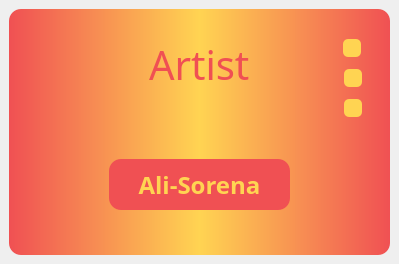
<?xml version="1.0" encoding="UTF-8"?>
<ui version="4.0">
 <class>MainWindow</class>
 <widget class="QMainWindow" name="MainWindow">
  <property name="geometry">
   <rect>
    <x>0</x>
    <y>0</y>
    <width>399</width>
    <height>264</height>
   </rect>
  </property>
  <property name="windowTitle">
   <string>MainWindow</string>
  </property>
  <widget class="QWidget" name="centralwidget">
   <layout class="QHBoxLayout" name="horizontalLayout">
    <item>
     <widget class="QFrame" name="frame">
      <property name="cursor">
       <cursorShape>PointingHandCursor</cursorShape>
      </property>
      <property name="styleSheet">
       <string notr="true">background-color: qlineargradient(spread:pad, x1:0, y1:0, x2:1, y2:0, stop:0 #f05053,stop:0.5 #ffd452, stop:1 #f05053);

border-radius:12px;</string>
      </property>
      <property name="frameShape">
       <enum>QFrame::StyledPanel</enum>
      </property>
      <property name="frameShadow">
       <enum>QFrame::Raised</enum>
      </property>
      <widget class="QPushButton" name="pushButton_sorena">
       <property name="geometry">
        <rect>
         <x>100</x>
         <y>150</y>
         <width>181</width>
         <height>51</height>
        </rect>
       </property>
       <property name="font">
        <font>
         <family>Dosis</family>
         <pointsize>18</pointsize>
         <weight>75</weight>
         <bold>true</bold>
        </font>
       </property>
       <property name="cursor">
        <cursorShape>PointingHandCursor</cursorShape>
       </property>
       <property name="styleSheet">
        <string notr="true">QPushButton{
  background-color :#f05053;
  color:#ffd452;
}
QPushButton:hover{
  background-color :#ffd452;
  color:#f05053;
}</string>
       </property>
       <property name="text">
        <string>Ali-Sorena</string>
       </property>
      </widget>
      <widget class="QLabel" name="label_artists">
       <property name="geometry">
        <rect>
         <x>140</x>
         <y>10</y>
         <width>151</width>
         <height>91</height>
        </rect>
       </property>
       <property name="font">
        <font>
         <family>Dosis ExtraBold</family>
         <pointsize>30</pointsize>
        </font>
       </property>
       <property name="styleSheet">
        <string notr="true">background-color:none;
color:#f05053;</string>
       </property>
       <property name="text">
        <string>Artist</string>
       </property>
      </widget>
      <widget class="QPushButton" name="pushButton_exit">
       <property name="geometry">
        <rect>
         <x>334</x>
         <y>30</y>
         <width>18</width>
         <height>18</height>
        </rect>
       </property>
       <property name="cursor">
        <cursorShape>PointingHandCursor</cursorShape>
       </property>
       <property name="styleSheet">
        <string notr="true">QPushButton{
  background-color :#ffd452;
  color:#f05053;
  border-radius:5px;
}
QPushButton:hover{
 background-color :#f05053;
  color:#ffd452;
} 
</string>
       </property>
       <property name="text">
        <string/>
       </property>
      </widget>
      <widget class="QPushButton" name="pushButton_min">
       <property name="geometry">
        <rect>
         <x>335</x>
         <y>60</y>
         <width>18</width>
         <height>18</height>
        </rect>
       </property>
       <property name="cursor">
        <cursorShape>PointingHandCursor</cursorShape>
       </property>
       <property name="styleSheet">
        <string notr="true">QPushButton{
  background-color :#ffd452;
  color:#f05053;
  border-radius:5px;
}
QPushButton:hover{
 background-color :#f05053;
  color:#ffd452;
} 
</string>
       </property>
       <property name="text">
        <string/>
       </property>
      </widget>
      <widget class="QPushButton" name="pushButton_back">
       <property name="geometry">
        <rect>
         <x>335</x>
         <y>90</y>
         <width>18</width>
         <height>18</height>
        </rect>
       </property>
       <property name="styleSheet">
        <string notr="true">QPushButton{
  background-color :#ffd452;
  color:#f05053;
  border-radius:5px;
}
QPushButton:hover{
 background-color :#f05053;
  color:#ffd452;
} 
</string>
       </property>
       <property name="text">
        <string/>
       </property>
      </widget>
     </widget>
    </item>
   </layout>
  </widget>
 </widget>
 <resources/>
 <connections>
  <connection>
   <sender>pushButton_exit</sender>
   <signal>clicked()</signal>
   <receiver>MainWindow</receiver>
   <slot>close()</slot>
   <hints>
    <hint type="sourcelabel">
     <x>351</x>
     <y>47</y>
    </hint>
    <hint type="destinationlabel">
     <x>199</x>
     <y>306</y>
    </hint>
   </hints>
  </connection>
  <connection>
   <sender>pushButton_min</sender>
   <signal>clicked()</signal>
   <receiver>MainWindow</receiver>
   <slot>showMinimized()</slot>
   <hints>
    <hint type="sourcelabel">
     <x>352</x>
     <y>77</y>
    </hint>
    <hint type="destinationlabel">
     <x>199</x>
     <y>306</y>
    </hint>
   </hints>
  </connection>
 </connections>
</ui>
